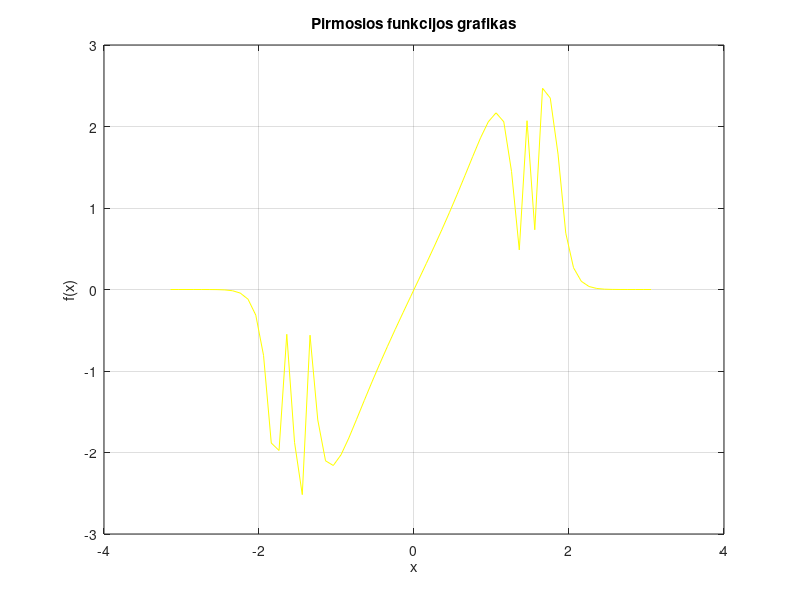

MATLAB code to generate this figure: (Note: this script raises an error after producing the figure.)
% 2026-09-23 Var.4 Georgij Moisejev
clc;
clear;
close all;

x = -pi:0.1:pi;
y = tan(sin(x)) + sin(tan(x));
figure(1)
plot(x, y, 'y')
title('Pirmosios funkcijos grafikas')
xlabel('x')
ylabel('f(x)')
grid on


y1 = exp(-0.5*x);
y2 = sin(x);
figure(2)
yyaxis left
semilogy(x, y1)
ylabel('e^{-0.5x}')
yyaxis right
plot(x, y2)
ylabel('sin(x)')
title('Dviejų funkcijų grafikai')
xlabel('x')
legend('e^{-0.5x}', 'sin(x)')
grid on



N = 6;
M = 4;
A = rand(N, M);
figure(3)
area(A)
title('Ploto diagrama')
xlabel('Eilutės')
ylabel('Reikšmės')
grid on


figure(4)
mesh(A)
title('Paviršiaus diagrama')
xlabel('Stulpeliai')
ylabel('Eilutės')
zlabel('Reikšmės')
grid on



clc;
clear;
close all;

A = 7;
f = 4;
sigma = 2;
U1 = 4.5;
U2 = 2.5;
t = 0:0.005:1;
s = A * sin(2*pi*f*t);
n = sigma * randn(size(t));
x = s + n;
virsU1 = x(abs(x) > U1);
xf = x;
xf(abs(xf) < U2) = 0;

figure(5)

subplot(2,1,1)
plot(t,x,'k-.',t,xf,'y-')
hold on
yline([U1 -U1],'g','LineWidth',1.5)
yline([U2 -U2],'r--')
title('Pradinis ir filtruotas signalai')
xlabel('Laikas, s','Color','b','FontSize',12)
ylabel('Itampa, V','Color','b','FontSize',12)
legend('Pradinis','Filtruotas','U1','-U1','U2','-U2')
grid on
ylim([-15 15])

subplot(2,1,2)
i = abs(x) > U1;
stem(t(i),x(i),'k')
hold on
[mi,a] = min(x);
[ma,b] = max(x);
plot(t(a),mi,'mv',t(b),ma,'r^','MarkerSize',9)
yline([U1 -U1],'g','LineWidth',1.5)
title('Signalas virs U1 ribos')
xlabel('Laikas, s','Color','b','FontSize',12)
ylabel('Itampa, V','Color','b','FontSize',12)
legend('Signalas','Minimumas','Maksimumas','U1','-U1')
grid on
ylim([-15 15])
